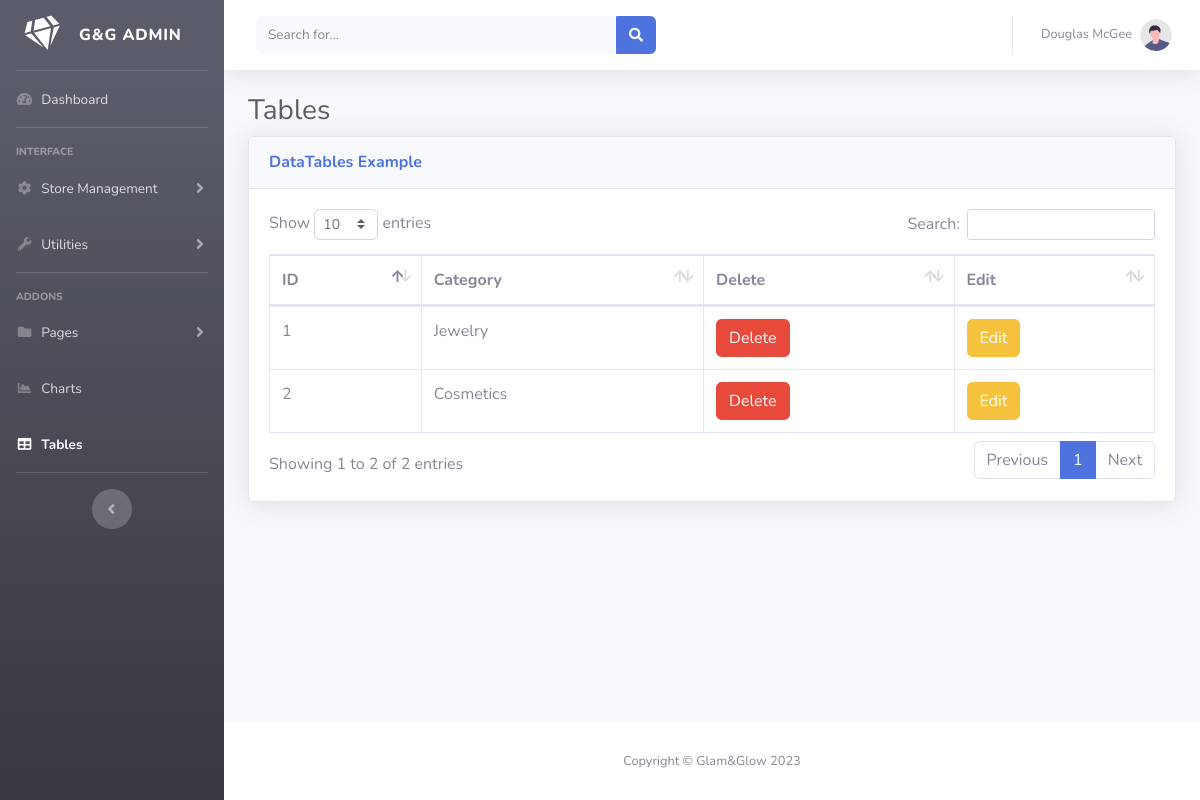
Screenshot of /admin/category.php with the database file from the repository.
### tables this page shows
CREATE TABLE `category` (
  `cat_id` int(255) NOT NULL,
  `cat_name` varchar(255) NOT NULL
);

### admin/category.php (the view)
<?php
require_once "header.php"
?>
                <div class="container-fluid">
                    <h1 class="h3 mb-2 text-gray-800">Tables</h1>
                    <div class="card shadow mb-4">
                        <div class="card-header py-3">
                            <h6 class="m-0 font-weight-bold text-primary">DataTables Example</h6>
                        </div>
                        <div class="card-body">
                            <div class="table-responsive">
                                <table class="table table-bordered" id="dataTable" width="100%" cellspacing="0">
                                <thead>
                                        <tr>
                                            <th>ID</th>
                                            <th>Category</th>
                                            <th>Delete</th>
                                            <th>Edit</th>
                                        </tr>
                                    </thead>
                                    <tbody>
                                        <?php
                                            $query="SELECT * FROM category;";
                                            $res=mysqli_query($conn,$query);
                                            while($row=mysqli_fetch_assoc($res)){
                                                echo'
                                                <tr>
                                                    <td>'.$row["cat_id"].'</td>
                                                    <td>'.$row["cat_name"].'</td>
                                                    <td><a class="btn btn-danger delBtn" href="#" data-id="'.$row["cat_id"].'" data-toggle="modal" data-target="#DelConfirmModal">Delete</a></</td>
                                                    <td><a class="btn btn-warning" href="products.php?uid='.$row["cat_id"].'">Edit</a></td>
                                                </tr>';
                                            };
                                        ?>
                                </table>
                            </div>
                        </div>
                    </div>
                </div>
            </div>
<?php
require_once "footer.php"
?>

### rows the page displays
category: cat_id "1", cat_name "Jewelry"
category: cat_id "2", cat_name "Cosmetics"
